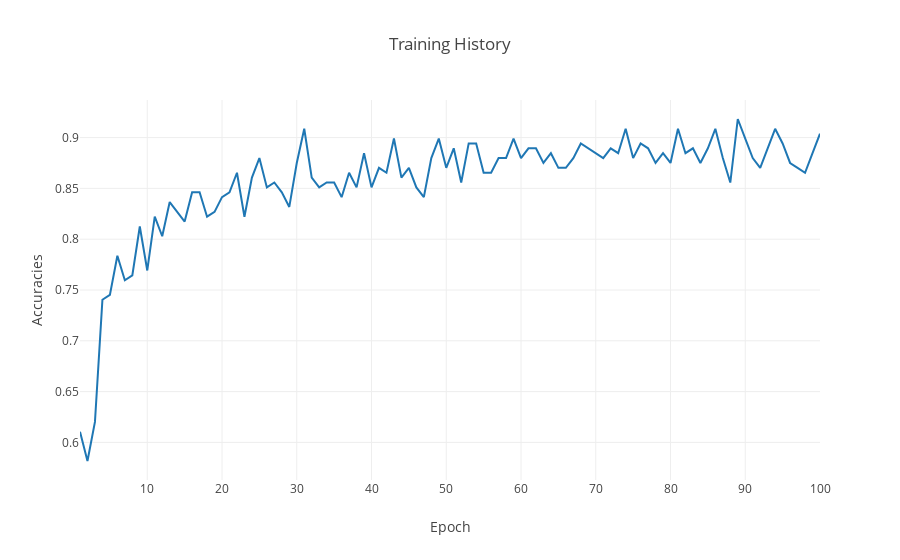

The code cell stored with this chart in its notebook:
### Code cell
from plotly.offline import iplot
from plotly.offline import plot

accs = nn.history.history["acc"]
loss = nn.history.history["loss"]

accs_plot = go.Scatter(
    x=[x for x in range(1,len(accs)+1)],
    y=accs,
    mode="lines",
    name="line plot"
)

data = [accs_plot]

layout = go.Layout(
    title= "Training History",
    yaxis= {"title":"Accuracies"},
    xaxis={"title":"Epoch"}
)

fig = go.Figure(data=data, layout=layout)


iplot(fig)

### Figure 1 — Plotly figure (JSON) as saved in the notebook; plotly's stock layout.template omitted (floating-point values rounded to 4 significant figures)
{"data": [{"mode": "lines", "name": "line plot", "type": "scatter", "uid": "fc943620-b2c0-4d6f-b71a-60027e3903c0", "x": [1, 2, 3, 4, 5, 6, 7, 8, 9, 10, 11, 12, 13, 14, 15, 16, 17, 18, 19, 20, 21, 22, 23, 24, 25, 26, 27, 28, 29, 30, 31, 32, 33, 34, 35, 36, 37, 38, 39, 40, 41, 42, 43, 44, 45, 46, 47, 48, 49, 50, 51, 52, 53, 54, 55, 56, 57, 58, 59, 60, 61, 62, 63, 64, 65, 66, 67, 68, 69, 70, 71, 72, 73, 74, 75, 76, 77, 78, 79, 80, 81, 82, 83, 84, 85, 86, 87, 88, 89, 90, 91, 92, 93, 94, 95, 96, 97, 98, 99, 100], "y": [0.6106, 0.5817, 0.6202, 0.7404, 0.7452, 0.7837, 0.7596, 0.7644, 0.8125, 0.7692, 0.8221, 0.8029, 0.8365, 0.8269, 0.8173, 0.8462, 0.8462, 0.8221, 0.8269, 0.8413, 0.8462, 0.8654, 0.8221, 0.8606, 0.8798, 0.851, 0.8558, 0.8462, 0.8317, 0.875, 0.9087, 0.8606, 0.851, 0.8558, 0.8558, 0.8413, 0.8654, 0.851, 0.8846, 0.851, 0.8702, 0.8654, 0.899, 0.8606, 0.8702, 0.851, 0.8413, 0.8798, 0.899, 0.8702, 0.8894, 0.8558, 0.8942, 0.8942, 0.8654, 0.8654, 0.8798, 0.8798, 0.899, 0.8798, 0.8894, 0.8894, 0.875, 0.8846, 0.8702, 0.8702, 0.8798, 0.8942, 0.8894, 0.8846, 0.8798, 0.8894, 0.8846, 0.9087, 0.8798, 0.8942, 0.8894, 0.875, 0.8846, 0.875, 0.9087, 0.8846, 0.8894, 0.875, 0.8894, 0.9087, 0.8798, 0.8558, 0.9183, 0.899, 0.8798, 0.8702, 0.8894, 0.9087, 0.8942, 0.875, 0.8702, 0.8654, 0.8846, 0.9038]}], "layout": {"autosize": true, "title": {"text": "Training History"}, "xaxis": {"autorange": true, "range": [1, 100], "title": {"text": "Epoch"}, "type": "linear"}, "yaxis": {"autorange": true, "range": [0.563, 0.937], "title": {"text": "Accuracies"}, "type": "linear"}}}
